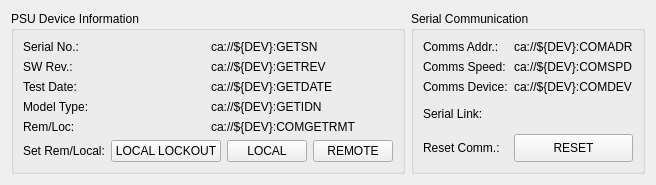
    <widget class="QFrame" name="PSUDetails">
     <layout class="QHBoxLayout" name="frame">
      <item>
       <widget class="QGroupBox" name="PSUInfo">
        <property name="font">
         <font>
          <weight>50</weight>
          <bold>false</bold>
         </font>
        </property>
        <property name="title">
         <string>PSU Device Information</string>
        </property>
        <layout class="QVBoxLayout" name="verticalLayout_2">
         <item>
          <layout class="QGridLayout" name="gridLayout_2">
           <item row="1" column="1">
            <widget class="PyDMLabel" name="PyDMLabel_6">
             <property name="sizePolicy">
              <sizepolicy hsizetype="MinimumExpanding" vsizetype="Minimum">
               <horstretch>0</horstretch>
               <verstretch>0</verstretch>
              </sizepolicy>
             </property>
             <property name="maximumSize">
              <size>
               <width>16777215</width>
               <height>30</height>
              </size>
             </property>
             <property name="toolTip">
              <string/>
             </property>
             <property name="text">
              <string>ca://${DEV}:GETREV</string>
             </property>
             <property name="alignment">
              <set>Qt::AlignLeading|Qt::AlignLeft|Qt::AlignVCenter</set>
             </property>
             <property name="precision" stdset="0">
              <number>0</number>
             </property>
             <property name="showUnits" stdset="0">
              <bool>true</bool>
             </property>
             <property name="precisionFromPV" stdset="0">
              <bool>true</bool>
             </property>
             <property name="alarmSensitiveBorder" stdset="0">
              <bool>true</bool>
             </property>
             <property name="channel" stdset="0">
              <string>ca://${DEV}:GETREV</string>
             </property>
            </widget>
           </item>
           <item row="0" column="1">
            <widget class="PyDMLabel" name="PyDMLabel_7">
             <property name="sizePolicy">
              <sizepolicy hsizetype="MinimumExpanding" vsizetype="Minimum">
               <horstretch>0</horstretch>
               <verstretch>0</verstretch>
              </sizepolicy>
             </property>
             <property name="maximumSize">
              <size>
               <width>16777215</width>
               <height>30</height>
              </size>
             </property>
             <property name="toolTip">
              <string/>
             </property>
             <property name="text">
              <string>ca://${DEV}:GETSN</string>
             </property>
             <property name="showUnits" stdset="0">
              <bool>true</bool>
             </property>
             <property name="precisionFromPV" stdset="0">
              <bool>true</bool>
             </property>
             <property name="alarmSensitiveBorder" stdset="0">
              <bool>true</bool>
             </property>
             <property name="channel" stdset="0">
              <string>ca://${DEV}:GETSN</string>
             </property>
            </widget>
           </item>
           <item row="3" column="0">
            <widget class="QLabel" name="label_8">
             <property name="sizePolicy">
              <sizepolicy hsizetype="MinimumExpanding" vsizetype="Minimum">
               <horstretch>0</horstretch>
               <verstretch>0</verstretch>
              </sizepolicy>
             </property>
             <property name="maximumSize">
              <size>
               <width>16777215</width>
               <height>30</height>
              </size>
             </property>
             <property name="text">
              <string>Model Type:</string>
             </property>
            </widget>
           </item>
           <item row="1" column="0">
            <widget class="QLabel" name="label_25">
             <property name="sizePolicy">
              <sizepolicy hsizetype="MinimumExpanding" vsizetype="Minimum">
               <horstretch>0</horstretch>
               <verstretch>0</verstretch>
              </sizepolicy>
             </property>
             <property name="maximumSize">
              <size>
               <width>16777215</width>
               <height>30</height>
              </size>
             </property>
             <property name="text">
              <string>SW Rev.:</string>
             </property>
            </widget>
           </item>
           <item row="2" column="0">
            <widget class="QLabel" name="label_3">
             <property name="sizePolicy">
              <sizepolicy hsizetype="MinimumExpanding" vsizetype="Minimum">
               <horstretch>0</horstretch>
               <verstretch>0</verstretch>
              </sizepolicy>
             </property>
             <property name="maximumSize">
              <size>
               <width>16777215</width>
               <height>30</height>
              </size>
             </property>
             <property name="text">
              <string>Test Date:</string>
             </property>
            </widget>
           </item>
           <item row="3" column="1">
            <widget class="PyDMLabel" name="PyDMLabel_5">
             <property name="sizePolicy">
              <sizepolicy hsizetype="MinimumExpanding" vsizetype="Minimum">
               <horstretch>0</horstretch>
               <verstretch>0</verstretch>
              </sizepolicy>
             </property>
             <property name="maximumSize">
              <size>
               <width>16777215</width>
               <height>30</height>
              </size>
             </property>
             <property name="toolTip">
              <string/>
             </property>
             <property name="text">
              <string>ca://${DEV}:GETIDN</string>
             </property>
             <property name="showUnits" stdset="0">
              <bool>true</bool>
             </property>
             <property name="precisionFromPV" stdset="0">
              <bool>true</bool>
             </property>
             <property name="alarmSensitiveBorder" stdset="0">
              <bool>true</bool>
             </property>
             <property name="channel" stdset="0">
              <string>ca://${DEV}:GETIDN</string>
             </property>
            </widget>
           </item>
           <item row="2" column="1">
            <widget class="PyDMLabel" name="PyDMLabel_11">
             <property name="sizePolicy">
              <sizepolicy hsizetype="MinimumExpanding" vsizetype="Minimum">
               <horstretch>0</horstretch>
               <verstretch>0</verstretch>
              </sizepolicy>
             </property>
             <property name="maximumSize">
              <size>
               <width>16777215</width>
               <height>30</height>
              </size>
             </property>
             <property name="toolTip">
              <string/>
             </property>
             <property name="text">
              <string>ca://${DEV}:GETDATE</string>
             </property>
             <property name="precision" stdset="0">
              <number>0</number>
             </property>
             <property name="showUnits" stdset="0">
              <bool>true</bool>
             </property>
             <property name="precisionFromPV" stdset="0">
              <bool>true</bool>
             </property>
             <property name="alarmSensitiveBorder" stdset="0">
              <bool>true</bool>
             </property>
             <property name="channel" stdset="0">
              <string>ca://${DEV}:GETDATE</string>
             </property>
            </widget>
           </item>
           <item row="0" column="0">
            <widget class="QLabel" name="label_28">
             <property name="sizePolicy">
              <sizepolicy hsizetype="MinimumExpanding" vsizetype="Minimum">
               <horstretch>0</horstretch>
               <verstretch>0</verstretch>
              </sizepolicy>
             </property>
             <property name="maximumSize">
              <size>
               <width>16777215</width>
               <height>30</height>
              </size>
             </property>
             <property name="text">
              <string>Serial No.:</string>
             </property>
            </widget>
           </item>
           <item row="4" column="0">
            <widget class="QLabel" name="label_2">
             <property name="sizePolicy">
              <sizepolicy hsizetype="MinimumExpanding" vsizetype="Minimum">
               <horstretch>0</horstretch>
               <verstretch>0</verstretch>
              </sizepolicy>
             </property>
             <property name="maximumSize">
              <size>
               <width>16777215</width>
               <height>30</height>
              </size>
             </property>
             <property name="text">
              <string>Rem/Loc:</string>
             </property>
            </widget>
           </item>
           <item row="4" column="1">
            <widget class="PyDMLabel" name="PyDMLabel_37">
             <property name="sizePolicy">
              <sizepolicy hsizetype="MinimumExpanding" vsizetype="Minimum">
               <horstretch>0</horstretch>
               <verstretch>0</verstretch>
              </sizepolicy>
             </property>
             <property name="maximumSize">
              <size>
               <width>16777215</width>
               <height>30</height>
              </size>
             </property>
             <property name="toolTip">
              <string/>
             </property>
             <property name="text">
              <string>ca://${DEV}:COMGETRMT</string>
             </property>
             <property name="showUnits" stdset="0">
              <bool>true</bool>
             </property>
             <property name="precisionFromPV" stdset="0">
              <bool>true</bool>
             </property>
             <property name="channel" stdset="0">
              <string>ca://${DEV}:COMGETRMT</string>
             </property>
            </widget>
           </item>
          </layout>
         </item>
         <item>
          <layout class="QGridLayout" name="gridLayout_7">
           <item row="0" column="3">
            <widget class="PyDMPushButton" name="PyDMPushButton_3">
             <property name="sizePolicy">
              <sizepolicy hsizetype="MinimumExpanding" vsizetype="MinimumExpanding">
               <horstretch>0</horstretch>
               <verstretch>0</verstretch>
              </sizepolicy>
             </property>
             <property name="maximumSize">
              <size>
               <width>150</width>
               <height>30</height>
              </size>
             </property>
             <property name="toolTip">
              <string/>
             </property>
             <property name="text">
              <string>REMOTE</string>
             </property>
             <property name="channel" stdset="0">
              <string>ca://${DEV}:COMSETRMT</string>
             </property>
             <property name="pressValue" stdset="0">
              <string>1</string>
             </property>
            </widget>
           </item>
           <item row="0" column="1">
            <widget class="PyDMPushButton" name="PyDMPushButton_2">
             <property name="sizePolicy">
              <sizepolicy hsizetype="MinimumExpanding" vsizetype="MinimumExpanding">
               <horstretch>0</horstretch>
               <verstretch>0</verstretch>
              </sizepolicy>
             </property>
             <property name="maximumSize">
              <size>
               <width>150</width>
               <height>30</height>
              </size>
             </property>
             <property name="toolTip">
              <string/>
             </property>
             <property name="text">
              <string>LOCAL LOCKOUT</string>
             </property>
             <property name="channel" stdset="0">
              <string>ca://${DEV}:COMSETRMT</string>
             </property>
             <property name="pressValue" stdset="0">
              <string>2</string>
             </property>
            </widget>
           </item>
           <item row="0" column="2">
            <widget class="PyDMPushButton" name="PyDMPushButton_4">
             <property name="sizePolicy">
              <sizepolicy hsizetype="MinimumExpanding" vsizetype="MinimumExpanding">
               <horstretch>0</horstretch>
               <verstretch>0</verstretch>
              </sizepolicy>
             </property>
             <property name="maximumSize">
              <size>
               <width>150</width>
               <height>30</height>
              </size>
             </property>
             <property name="toolTip">
              <string/>
             </property>
             <property name="text">
              <string>LOCAL</string>
             </property>
             <property name="channel" stdset="0">
              <string>ca://${DEV}:COMSETRMT</string>
             </property>
             <property name="pressValue" stdset="0">
              <string>0</string>
             </property>
            </widget>
           </item>
           <item row="0" column="0">
            <widget class="QLabel" name="label_23">
             <property name="sizePolicy">
              <sizepolicy hsizetype="MinimumExpanding" vsizetype="MinimumExpanding">
               <horstretch>0</horstretch>
               <verstretch>0</verstretch>
              </sizepolicy>
             </property>
             <property name="maximumSize">
              <size>
               <width>16777215</width>
               <height>30</height>
              </size>
             </property>
             <property name="text">
              <string>Set Rem/Local:</string>
             </property>
            </widget>
           </item>
          </layout>
         </item>
        </layout>
       </widget>
      </item>
      <item>
       <widget class="QGroupBox" name="SerialComm">
        <property name="title">
         <string>Serial Communication</string>
        </property>
        <layout class="QVBoxLayout" name="verticalLayout_3">
         <item>
          <layout class="QGridLayout" name="gridLayout_3">
           <item row="4" column="0">
            <widget class="QLabel" name="label_24">
             <property name="sizePolicy">
              <sizepolicy hsizetype="MinimumExpanding" vsizetype="Minimum">
               <horstretch>0</horstretch>
               <verstretch>0</verstretch>
              </sizepolicy>
             </property>
             <property name="maximumSize">
              <size>
               <width>16777215</width>
               <height>30</height>
              </size>
             </property>
             <property name="text">
              <string>Reset Comm.:</string>
             </property>
            </widget>
           </item>
           <item row="0" column="0">
            <widget class="QLabel" name="label_27">
             <property name="sizePolicy">
              <sizepolicy hsizetype="MinimumExpanding" vsizetype="Minimum">
               <horstretch>0</horstretch>
               <verstretch>0</verstretch>
              </sizepolicy>
             </property>
             <property name="maximumSize">
              <size>
               <width>16777215</width>
               <height>30</height>
              </size>
             </property>
             <property name="text">
              <string>Comms Addr.:</string>
             </property>
            </widget>
           </item>
           <item row="0" column="1">
            <widget class="PyDMLabel" name="PyDMLabel_8">
             <property name="sizePolicy">
              <sizepolicy hsizetype="MinimumExpanding" vsizetype="Minimum">
               <horstretch>0</horstretch>
               <verstretch>0</verstretch>
              </sizepolicy>
             </property>
             <property name="maximumSize">
              <size>
               <width>16777215</width>
               <height>30</height>
              </size>
             </property>
             <property name="toolTip">
              <string/>
             </property>
             <property name="text">
              <string>ca://${DEV}:COMADR</string>
             </property>
             <property name="showUnits" stdset="0">
              <bool>true</bool>
             </property>
             <property name="precisionFromPV" stdset="0">
              <bool>true</bool>
             </property>
             <property name="alarmSensitiveBorder" stdset="0">
              <bool>true</bool>
             </property>
             <property name="channel" stdset="0">
              <string>ca://${DEV}:COMADR</string>
             </property>
            </widget>
           </item>
           <item row="3" column="1">
            <widget class="PyDMEnumButton" name="PyDMEnumButton_4">
             <property name="sizePolicy">
              <sizepolicy hsizetype="MinimumExpanding" vsizetype="MinimumExpanding">
               <horstretch>0</horstretch>
               <verstretch>0</verstretch>
              </sizepolicy>
             </property>
             <property name="maximumSize">
              <size>
               <width>150</width>
               <height>50</height>
              </size>
             </property>
             <property name="toolTip">
              <string/>
             </property>
             <property name="alarmSensitiveBorder" stdset="0">
              <bool>false</bool>
             </property>
             <property name="channel" stdset="0">
              <string>ca://${DEV}:COMSTAT</string>
             </property>
             <property name="orientation" stdset="0">
              <enum>Qt::Horizontal</enum>
             </property>
            </widget>
           </item>
           <item row="2" column="0">
            <widget class="QLabel" name="label_4">
             <property name="sizePolicy">
              <sizepolicy hsizetype="MinimumExpanding" vsizetype="Minimum">
               <horstretch>0</horstretch>
               <verstretch>0</verstretch>
              </sizepolicy>
             </property>
             <property name="maximumSize">
              <size>
               <width>16777215</width>
               <height>30</height>
              </size>
             </property>
             <property name="text">
              <string>Comms Device:</string>
             </property>
            </widget>
           </item>
           <item row="2" column="1">
            <widget class="PyDMLabel" name="PyDMLabel_12">
             <property name="sizePolicy">
              <sizepolicy hsizetype="MinimumExpanding" vsizetype="Minimum">
               <horstretch>0</horstretch>
               <verstretch>0</verstretch>
              </sizepolicy>
             </property>
             <property name="maximumSize">
              <size>
               <width>16777215</width>
               <height>30</height>
              </size>
             </property>
             <property name="toolTip">
              <string/>
             </property>
             <property name="text">
              <string>ca://${DEV}:COMDEV</string>
             </property>
             <property name="precision" stdset="0">
              <number>0</number>
             </property>
             <property name="showUnits" stdset="0">
              <bool>true</bool>
             </property>
             <property name="precisionFromPV" stdset="0">
              <bool>true</bool>
             </property>
             <property name="alarmSensitiveBorder" stdset="0">
              <bool>true</bool>
             </property>
             <property name="channel" stdset="0">
              <string>ca://${DEV}:COMDEV</string>
             </property>
            </widget>
           </item>
           <item row="4" column="1">
            <widget class="PyDMPushButton" name="PyDMPushButton_5">
             <property name="sizePolicy">
              <sizepolicy hsizetype="MinimumExpanding" vsizetype="MinimumExpanding">
               <horstretch>0</horstretch>
               <verstretch>0</verstretch>
              </sizepolicy>
             </property>
             <property name="maximumSize">
              <size>
               <width>150</width>
               <height>30</height>
              </size>
             </property>
             <property name="toolTip">
              <string/>
             </property>
             <property name="text">
              <string>RESET</string>
             </property>
             <property name="channel" stdset="0">
              <string>ca://${DEV}:COMRESET</string>
             </property>
             <property name="pressValue" stdset="0">
              <string>1</string>
             </property>
            </widget>
           </item>
           <item row="1" column="0">
            <widget class="QLabel" name="label_26">
             <property name="sizePolicy">
              <sizepolicy hsizetype="MinimumExpanding" vsizetype="Minimum">
               <horstretch>0</horstretch>
               <verstretch>0</verstretch>
              </sizepolicy>
             </property>
             <property name="maximumSize">
              <size>
               <width>16777215</width>
               <height>30</height>
              </size>
             </property>
             <property name="text">
              <string>Comms Speed:</string>
             </property>
            </widget>
           </item>
           <item row="3" column="0">
            <widget class="QLabel" name="label_21">
             <property name="sizePolicy">
              <sizepolicy hsizetype="MinimumExpanding" vsizetype="Minimum">
               <horstretch>0</horstretch>
               <verstretch>0</verstretch>
              </sizepolicy>
             </property>
             <property name="maximumSize">
              <size>
               <width>16777215</width>
               <height>30</height>
              </size>
             </property>
             <property name="text">
              <string>Serial Link:</string>
             </property>
            </widget>
           </item>
           <item row="1" column="1">
            <widget class="PyDMLabel" name="PyDMLabel_9">
             <property name="sizePolicy">
              <sizepolicy hsizetype="MinimumExpanding" vsizetype="Minimum">
               <horstretch>0</horstretch>
               <verstretch>0</verstretch>
              </sizepolicy>
             </property>
             <property name="maximumSize">
              <size>
               <width>16777215</width>
               <height>30</height>
              </size>
             </property>
             <property name="toolTip">
              <string/>
             </property>
             <property name="text">
              <string>ca://${DEV}:COMSPD</string>
             </property>
             <property name="alignment">
              <set>Qt::AlignLeading|Qt::AlignLeft|Qt::AlignVCenter</set>
             </property>
             <property name="precision" stdset="0">
              <number>0</number>
             </property>
             <property name="showUnits" stdset="0">
              <bool>true</bool>
             </property>
             <property name="precisionFromPV" stdset="0">
              <bool>true</bool>
             </property>
             <property name="alarmSensitiveBorder" stdset="0">
              <bool>true</bool>
             </property>
             <property name="channel" stdset="0">
              <string>ca://${DEV}:COMSPD</string>
             </property>
            </widget>
           </item>
          </layout>
         </item>
        </layout>
       </widget>
      </item>
     </layout>
    </widget>
